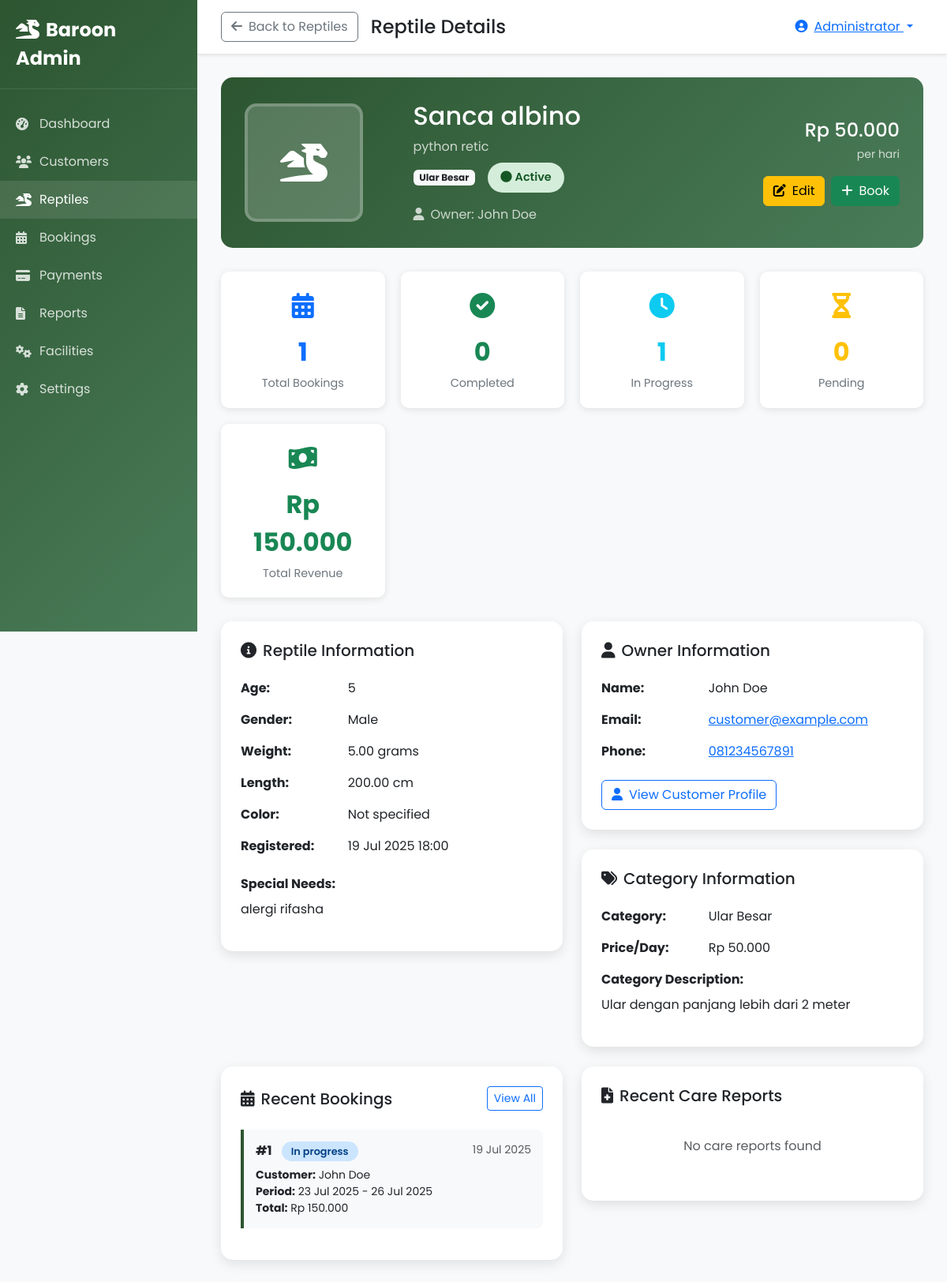
Page /admin/view_reptile.php?id=1 (signed in) on the committed database.
### tables this page shows
CREATE TABLE IF NOT EXISTS `reptiles` (
  `id` int(11) NOT NULL AUTO_INCREMENT,
  `customer_id` int(11) NOT NULL,
  `category_id` int(11) NOT NULL,
  `name` varchar(100) NOT NULL,
  `species` varchar(100) DEFAULT NULL,
  `age` varchar(20) DEFAULT NULL,
  `weight` decimal(5,2) DEFAULT NULL,
  `length` decimal(5,2) DEFAULT NULL,
  `gender` enum('male','female','unknown') DEFAULT NULL,
  `special_needs` text DEFAULT NULL,
  `photo` varchar(255) DEFAULT NULL,
  `status` enum('active','completed','cancelled') DEFAULT 'active',
  `created_at` timestamp NOT NULL DEFAULT current_timestamp(),
  `updated_at` timestamp NOT NULL DEFAULT current_timestamp() ON UPDATE current_timestamp(),
  PRIMARY KEY (`id`),
  KEY `customer_id` (`customer_id`),
  KEY `category_id` (`category_id`),
  CONSTRAINT `reptiles_ibfk_1` FOREIGN KEY (`customer_id`) REFERENCES `users` (`id`) ON DELETE CASCADE,
  CONSTRAINT `reptiles_ibfk_2` FOREIGN KEY (`category_id`) REFERENCES `reptile_categories` (`id`)
);

CREATE TABLE IF NOT EXISTS `reptile_categories` (
  `id` int(11) NOT NULL AUTO_INCREMENT,
  `name` varchar(50) NOT NULL,
  `description` text DEFAULT NULL,
  `price_per_day` decimal(10,2) NOT NULL,
  `created_at` timestamp NOT NULL DEFAULT current_timestamp(),
  PRIMARY KEY (`id`)
);

CREATE TABLE IF NOT EXISTS `users` (
  `id` int(11) NOT NULL AUTO_INCREMENT,
  `username` varchar(50) NOT NULL,
  `email` varchar(100) NOT NULL,
  `password` varchar(255) NOT NULL,
  `full_name` varchar(100) NOT NULL,
  `phone` varchar(20) DEFAULT NULL,
  `address` text DEFAULT NULL,
  `role` enum('admin','customer') DEFAULT 'customer',
  `status` enum('active','inactive') DEFAULT 'active',
  `created_at` timestamp NOT NULL DEFAULT current_timestamp(),
  `updated_at` timestamp NOT NULL DEFAULT current_timestamp() ON UPDATE current_timestamp(),
  PRIMARY KEY (`id`),
  UNIQUE KEY `username` (`username`),
  UNIQUE KEY `email` (`email`)
);

CREATE TABLE IF NOT EXISTS `bookings` (
  `id` int(11) NOT NULL AUTO_INCREMENT,
  `customer_id` int(11) NOT NULL,
  `reptile_id` int(11) NOT NULL,
  `start_date` date NOT NULL,
  `end_date` date NOT NULL,
  `total_days` int(11) NOT NULL,
  `price_per_day` decimal(10,2) NOT NULL,
  `total_price` decimal(10,2) NOT NULL,
  `status` enum('pending','confirmed','in_progress','completed','cancelled') DEFAULT 'pending',
  `notes` text DEFAULT NULL,
  `created_at` timestamp NOT NULL DEFAULT current_timestamp(),
  `updated_at` timestamp NOT NULL DEFAULT current_timestamp() ON UPDATE current_timestamp(),
  PRIMARY KEY (`id`),
  KEY `customer_id` (`customer_id`),
  KEY `reptile_id` (`reptile_id`),
  CONSTRAINT `bookings_ibfk_1` FOREIGN KEY (`customer_id`) REFERENCES `users` (`id`) ON DELETE CASCADE,
  CONSTRAINT `bookings_ibfk_2` FOREIGN KEY (`reptile_id`) REFERENCES `reptiles` (`id`) ON DELETE CASCADE
);

### admin/view_reptile.php (the view, shortened to what the rows shown need)
<?php
$reptile_id = isset($_GET['id']) ? $_GET['id'] : null;
try {
    $db = getDB();
    $stmt = $db->prepare("
        SELECT r.*,
               u.full_name as owner_name, u.email as owner_email, u.phone as owner_phone,
               rc.name as category_name, rc.price_per_day, rc.description as category_description
        FROM reptiles r
        LEFT JOIN users u ON r.customer_id = u.id
        LEFT JOIN reptile_categories rc ON r.category_id = rc.id
        WHERE r.id = ?
    ");
    $stmt->execute([$reptile_id]);
    $reptile = $stmt->fetch(PDO::FETCH_ASSOC);
    $stmt = $db->prepare("
        SELECT b.*, u.full_name as customer_name, u.email as customer_email
        FROM bookings b
        LEFT JOIN users u ON b.customer_id = u.id
        WHERE b.reptile_id = ?
        ORDER BY b.created_at DESC
        LIMIT 10
    ");
    $stmt->execute([$reptile_id]);
    $recent_bookings = $stmt->fetchAll(PDO::FETCH_ASSOC);
} catch (Exception $e) {
    $error = 'Terjadi kesalahan sistem.';
}
?>
<!DOCTYPE html>
<html lang="id">
<head>
    <link href="https://cdn.jsdelivr.net/npm/bootstrap@5.3.0/dist/css/bootstrap.min.css" rel="stylesheet">
    <link href="https://cdnjs.cloudflare.com/ajax/libs/font-awesome/6.0.0/css/all.min.css" rel="stylesheet">
</head>
<body>
    <div class="main-content">
        <div class="content-area">
            <div class="reptile-header">
                <div class="row align-items-center">
                    <div class="col-md-6">
                        <h2 class="mb-2"><?php echo htmlspecialchars($reptile['name']); ?></h2>
                        <p class="mb-2 opacity-75"><?php echo htmlspecialchars($reptile['species']); ?></p>
                        <div class="d-flex align-items-center gap-3 mb-3">
                            <span class="badge bg-light text-dark"><?php echo htmlspecialchars($reptile['category_name']); ?></span>
                            <span class="status-badge status-<?php echo $reptile['status']; ?>">
                                <i class="fas fa-circle me-1"></i><?php echo ucfirst($reptile['status']); ?>
                            </span>
                        </div>
                        <p class="mb-0 opacity-75">
                            <i class="fas fa-user me-2"></i>Owner: <?php echo htmlspecialchars($reptile['owner_name']); ?>
                        </p>
                    </div>
                    <div class="col-md-3 text-end">
                        <div class="mb-3">
                            <div class="h4 mb-1">Rp <?php echo number_format($reptile['price_per_day'], 0, ',', '.'); ?></div>
                            <small class="opacity-75">per hari</small>
                        </div>
                    </div>
                </div>
            </div>
            <div class="row">
                <div class="col-md-6">
                    <div class="info-card">
                        <div class="row mb-3">
                            <div class="col-sm-4"><strong>Age:</strong></div>
                            <div class="col-sm-8"><?php echo $reptile['age'] ?? 'Not specified'; ?></div>
                        </div>
                        <div class="row mb-3">
                            <div class="col-sm-4"><strong>Gender:</strong></div>
                            <div class="col-sm-8"><?php echo ucfirst($reptile['gender'] ?? 'unknown'); ?></div>
                        </div>
                        <div class="row mb-3">
                            <div class="col-sm-4"><strong>Weight:</strong></div>
                            <div class="col-sm-8"><?php echo $reptile['weight'] ?? 'Not specified'; ?> grams</div>
                        </div>
                        <div class="row mb-3">
                            <div class="col-sm-4"><strong>Length:</strong></div>
                            <div class="col-sm-8"><?php echo $reptile['length'] ?? 'Not specified'; ?> cm</div>
                        </div>
                        <div class="row mb-3">
                            <div class="col-sm-4"><strong>Registered:</strong></div>
                            <div class="col-sm-8"><?php echo date('d M Y H:i', strtotime($reptile['created_at'])); ?></div>
                        </div>
                        <?php if ($reptile['special_needs']): ?>
                            <div class="mt-4">
                                <strong>Special Needs:</strong>
                                <p class="mt-2"><?php echo nl2br(htmlspecialchars($reptile['special_needs'])); ?></p>
                            </div>
                        <?php endif; ?>
                    </div>
                </div>
                <div class="col-md-6">
                    <div class="info-card">
                        <div class="row mb-3">
                            <div class="col-sm-4"><strong>Name:</strong></div>
                            <div class="col-sm-8"><?php echo htmlspecialchars($reptile['owner_name']); ?></div>
                        </div>
                        <div class="row mb-3">
                            <div class="col-sm-8">
                                <a href="mailto:<?php echo htmlspecialchars($reptile['owner_email']); ?>">
                                    <?php echo htmlspecialchars($reptile['owner_email']); ?>
                                </a>
                            </div>
                        </div>
                        <?php if ($reptile['owner_phone']): ?>
                            <div class="row mb-3">
                                <div class="col-sm-4"><strong>Phone:</strong></div>
                                <div class="col-sm-8">
                                    <a href="tel:<?php echo htmlspecialchars($reptile['owner_phone']); ?>">
                                        <?php echo htmlspecialchars($reptile['owner_phone']); ?>
                                    </a>
                                </div>
                            </div>
                        <?php endif; ?>
                    </div>
                    <div class="info-card">
                        <div class="row mb-3">
                            <div class="col-sm-4"><strong>Category:</strong></div>
                            <div class="col-sm-8"><?php echo htmlspecialchars($reptile['category_name']); ?></div>
                        </div>
                        <div class="row mb-3">
                            <div class="col-sm-4"><strong>Price/Day:</strong></div>
                            <div class="col-sm-8">Rp <?php echo number_format($reptile['price_per_day'], 0, ',', '.'); ?></div>
                        </div>
                        <?php if ($reptile['category_description']): ?>
                            <div class="mt-3">
                                <strong>Category Description:</strong>
                                <p class="mt-2"><?php echo nl2br(htmlspecialchars($reptile['category_description'])); ?></p>
                            </div>
                        <?php endif; ?>
                    </div>
                </div>
            </div>
            <div class="row">
                <div class="col-md-6">
                    <div class="info-card">
                        <?php if (empty($recent_bookings)): ?>
                            <p class="text-muted text-center py-3">No bookings found</p>
                        <?php else: ?>
                            <?php foreach ($recent_bookings as $booking): ?>
                                <div class="booking-item">
                                    <div class="d-flex justify-content-between align-items-start mb-2">
                                        <div>
                                            <strong>#<?php echo $booking['id']; ?></strong>
                                            <span class="booking-status status-<?php echo $booking['status']; ?> ms-2">
                                                <?php echo ucfirst(str_replace('_', ' ', $booking['status'])); ?>
                                            </span>
                                        </div>
                                        <small class="text-muted"><?php echo date('d M Y', strtotime($booking['created_at'])); ?></small>
                                    </div>
                                    <div class="small">
                                        <strong>Customer:</strong> <?php echo htmlspecialchars($booking['customer_name']); ?><br>
                                        <strong>Period:</strong> <?php echo date('d M Y', strtotime($booking['start_date'])); ?> - <?php echo date('d M Y', strtotime($booking['end_date'])); ?><br>
                                        <strong>Total:</strong> Rp <?php echo number_format($booking['total_price'] ?? 0, 0, ',', '.'); ?>
                                    </div>
                                </div>
                            <?php endforeach; ?>
                        <?php endif; ?>
                    </div>
                </div>
            </div>
        </div>
    </div>
</body>
</html>

### rows in the picture
reptiles: name "Sanca albino", species "python retic", category.name "Ular Besar", status "Active", customer.full_name "John Doe", category.price_per_day "50.000", age "5", gender "Male", weight "5.00", length "200.00", created_at "19 Jul 2025 18:00", special_needs "alergi rifasha", customer.email "customer@example.com", customer.phone "081234567891", category.description "Ular dengan panjang lebih dari 2 meter"
bookings: id "1", status "In progress", created_at "19 Jul 2025", customer.full_name "John Doe", start_date "23 Jul 2025", end_date "26 Jul 2025", total_price "150.000"

### other values in the picture
$_SESSION['full_name'] "Administrator"
$booking_stats['total_bookings'] "1"
$booking_stats['completed_bookings'] "0"
$booking_stats['in_progress_bookings'] "1"
$booking_stats['pending_bookings'] "0"
$booking_stats['total_revenue'] "150.000"
$reptile['color'] "Not specified"
